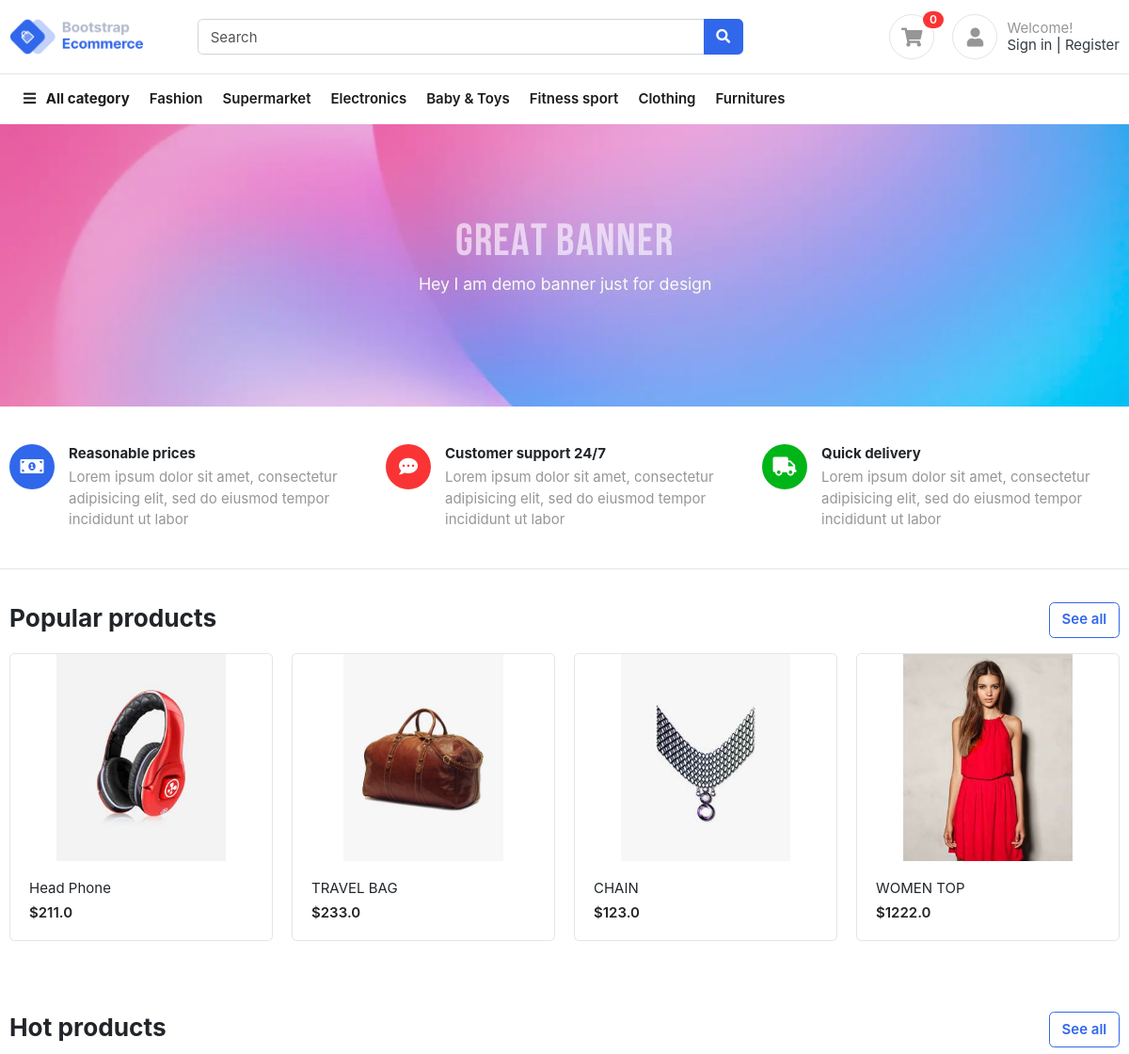
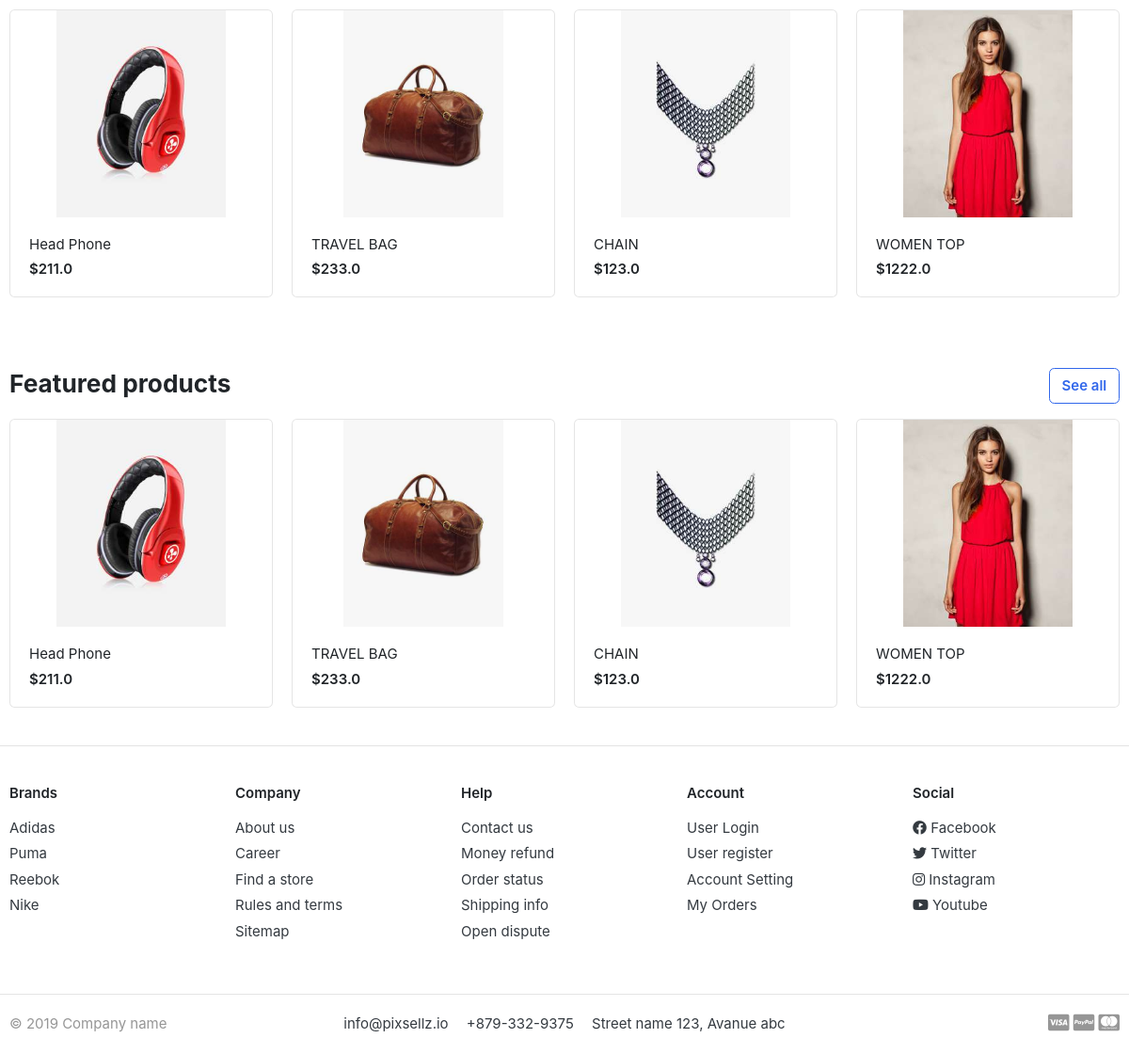
The page / on the database its author committed (2 pictures, top to bottom).
### product/models.py (models this page shows, shortened)
class Products(models.Model):
    name = models.CharField(max_length=500, verbose_name='Heading')
    slug = models.SlugField(
        max_length=1000, unique=True, null=True, blank=True)
    date = models.DateField(verbose_name="Date")
    category = TreeManyToManyField(Section, related_name='products')
    specification = RichTextField(verbose_name='spacification for a product')
    product_no = models.CharField(verbose_name='prodcut no', max_length=50)
    Note = models.TextField(max_length=500, verbose_name='Any Notes')
    Features = RichTextField(verbose_name='features of products', null=True, blank=True)
    url = models.CharField(verbose_name='working of this Products video url ', max_length=1000, null=True, blank=True)
    content = RichTextField(verbose_name='Content')
    dummy_price = models.FloatField(null=True, blank=True)
    price = models.FloatField(default=0.0)
    weight = models.FloatField(default=0.0, verbose_name="Weight in grams")
    meta_keywords = models.TextField(
        verbose_name="Meta Keywords", null=True, blank=True)
    meta_description = models.TextField(
        verbose_name="Meta Description", null=True, blank=True)
    count = models.IntegerField()
    is_slide = models.BooleanField(
        default=False, verbose_name="Show in slider ?")
    image_slider = ImageSpecField(source='image',
                                  processors=[ResizeToFill(262, 220)],
                                  format='JPEG',
                                  options={'quality': 60})
    image = ProcessedImageField(upload_to='images/products',
                                format='JPEG',
                                          options={'quality': 60}, verbose_name="Image (220px X 270px)")
    tax_included = models.BooleanField(default=True)
    service_tax = models.FloatField(
        default=0.0, verbose_name="Service tax(mention in  percetage)")
    sales_tax = models.FloatField(
        default=0.0, verbose_name="Sales tax(mention in  percetage)")
    vat = models.FloatField(
        default=0.0, verbose_name="Value Added Tax(mention in  percetage)")
    cess = models.FloatField(
        default=0.0, verbose_name="Cess Tax(mention in percetage)")
    cst = models.FloatField(
        default=0.0, verbose_name="Central Sales Tax(mention in  percetage)")
    is_featured = models.BooleanField(default=False)
    is_hot = models.BooleanField(default=False)
    active = models.BooleanField(default=True, verbose_name="Active or Not")
    image_thumbnail = ImageSpecField(source='image',
                                     processors=[ResizeToFill(233, 233)],
                                     format='JPEG',
                                     options={'quality': 60})
    image_thumbnail2 = ImageSpecField(source='image',
                                      processors=[ResizeToFill(60, 60)],
                                      format='JPEG',
                                      options={'quality': 60})
    def short_image(self):
        if self.image_thumbnail:
            return u'<img src="%s" />' % self.image_thumbnail.url
    short_image.short_description = 'Thumbnail'
    short_image.allow_tags = True
    class Meta:
        verbose_name = ("Product")
        verbose_name_plural = ("Products")

### home/views.py (the view)
# urls.py: path('', include('home.urls')),
def home(request):
    latest_products = Products.objects.order_by('-date')[:8]
    hot_products = Products.objects.filter(is_hot=True).order_by('-date')[:8]
    featured_products = Products.objects.filter(is_featured=True).order_by('-date')[:8]
    return render(
        request, 'home/home.html',
        {
            'lp': latest_products,
            'hp': hot_products,
            'fp': featured_products })

### home/models.py (called while the page is built)
    def get_logo(self):
        if not self.logo:
            return "/static/site_config/no_image.jpeg"
        return  self.logo.url

    def get_favicon(self):
        if not self.fav_icon:
            return "/static/site_config/favicon.png"
        return self.fav_icon.url

### templates/home/home.html (shortened to what this page needs)
{% extends 'base.html' %}
{% load static %}
{% load base %}
{% block maincontent %}
<section class="section-intro">
   <div class="intro-banner-wrap">
      <img src="images/banners/1.jpg" class="w-100 img-fluid">
   </div>
</section>
<section class="section-specials padding-y border-bottom">
   <div class="container">
      <div class="row">
         <div class="col-md-4">
            <figure class="itemside">
               <div class="aside">
                  <span class="icon-sm rounded-circle bg-primary">
                  <i class="fa fa-money-bill-alt white"></i>
                  </span>
               </div>
               <figcaption class="info">
                  <h6 class="title">Reasonable prices</h6>
                  <p class="text-muted">Lorem ipsum dolor sit amet, consectetur adipisicing elit, sed do eiusmod
                     tempor incididunt ut labor
                  </p>
               </figcaption>
            </figure>
         </div>
         <div class="col-md-4">
            <figure class="itemside">
               <div class="aside">
                  <span class="icon-sm rounded-circle bg-danger">
                  <i class="fa fa-comment-dots white"></i>
                  </span>
               </div>
               <figcaption class="info">
                  <h6 class="title">Customer support 24/7 </h6>
                  <p class="text-muted">Lorem ipsum dolor sit amet, consectetur adipisicing elit, sed do eiusmod
                     tempor incididunt ut labor
                  </p>
               </figcaption>
            </figure>
         </div>
         <div class="col-md-4">
            <figure class="itemside">
               <div class="aside">
                  <span class="icon-sm rounded-circle bg-success">
                  <i class="fa fa-truck white"></i>
                  </span>
               </div>
               <figcaption class="info">
                  <h6 class="title">Quick delivery</h6>
                  <p class="text-muted">Lorem ipsum dolor sit amet, consectetur adipisicing elit, sed do eiusmod
                     tempor incididunt ut labor
                  </p>
               </figcaption>
            </figure>
         </div>
      </div>
   </div>
</section>
<section class="section-name  padding-y-sm">
   <div class="container">
      <header class="section-heading">
         <a href="page-index-3.html#" class="btn btn-outline-primary float-right">See all</a>
         <h3 class="section-title">Popular products</h3>
      </header>
      <div class="row">
         {% for latest_p in lp %}
            <div class="col-md-3">
               <div href="#" class="card card-product-grid">
                  <a href="page-index-3.html#" class="img-wrap"> <img src="{{latest_p.image.url }}"> </a>
                  <figcaption class="info-wrap">
                     <a href="page-index-3.html#" class="title">{{latest_p.name}}</a>
                     <div class="price mt-1">${{latest_p.price}}</div>
                  </figcaption>
               </div>
            </div>
         {% endfor %}
      </div>
   </div>
</section>
<section class="section-name  padding-y-sm">
   <div class="container">
      <header class="section-heading">
         <a href="page-index-3.html#" class="btn btn-outline-primary float-right">See all</a>
         <h3 class="section-title">Hot products</h3>
      </header>
      <div class="row">
         {% for latest_p in lp %}
            <div class="col-md-3">
               <div href="#" class="card card-product-grid">
                  <a href="page-index-3.html#" class="img-wrap"> <img src="{{latest_p.image.url }}"> </a>
                  <figcaption class="info-wrap">
                     <a href="page-index-3.html#" class="title">{{latest_p.name}}</a>
                     <div class="price mt-1">${{latest_p.price}}</div>
                  </figcaption>
               </div>
            </div>
         {% endfor %}
      </div>
   </div>
</section>
<section class="section-name  padding-y-sm">
   <div class="container">
      <header class="section-heading">
         <a href="page-index-3.html#" class="btn btn-outline-primary float-right">See all</a>
         <h3 class="section-title">Featured products</h3>
      </header>
      <div class="row">
         {% for latest_p in lp %}
            <div class="col-md-3">
               <div href="#" class="card card-product-grid">
                  <a href="page-index-3.html#" class="img-wrap"> <img src="{{latest_p.image.url }}"> </a>
                  <figcaption class="info-wrap">
                     <a href="page-index-3.html#" class="title">{{latest_p.name}}</a>
                     <div class="price mt-1">${{latest_p.price}}</div>
                  </figcaption>
               </div>
            </div>
         {% endfor %}
      </div>
   </div>
</section>
{% endblock maincontent %}

### static/css/ui.css (style rules this page uses)
html { font-family: 'Inter', sans-serif; font-size: 15px; }
.img-wrap { text-align: center; display: block; }
.img-wrap img { max-width: 100%; }
.icon-xs, .icon-sm, .icon-md, .icon-lg { display: inline-block; text-align: center; -ms-flex-negative: 0; flex-shrink: 0; -webkit-box-flex: 0; -ms-flex-positive: 0; flex-grow: 0; }
.icon-sm { width: 48px; height: 48px; line-height: 48px !important; font-size: 20px; }
.padding-y { padding-top: 40px; padding-bottom: 40px; }
.padding-y-sm { padding-top: 20px; padding-bottom: 20px; }
figure { margin-bottom: 0; }
.section-heading { margin-bottom: 20px; margin-top: 15px; }
.section-title { color: #212529; }
.white { color: #fff; }
p:last-child { margin-bottom: 0; }
.itemside { position: relative; display: -webkit-box; display: -ms-flexbox; display: flex; width: 100%; }
.itemside .aside { position: relative; -ms-flex-negative: 0; flex-shrink: 0; }
.itemside .info { padding-left: 15px; padding-right: 7px; }
.itemside p { margin-bottom: 0; }
.itemside .title { display: block; margin-bottom: 5px; color: #212529; }
[class*='card-product'] a.title { color: #212529; display: block; }
[class*='card-product'] .img-wrap { overflow: hidden; position: relative; }
[class*='card-product'] .img-wrap img { height: 100%; max-width: 100%; width: auto; display: inline-block; -o-object-fit: cover; object-fit: cover; }
.card-product-grid { margin-bottom: 20px; }
.card-product-grid .img-wrap { border-radius: 0.2rem 0.2rem 0 0; height: 220px; }
.card-product-grid .info-wrap { overflow: hidden; padding: 18px 20px; }
.card .img-wrap { overflow: hidden; }
.price { font-weight: 600; color: #212529; }

### rows shown on the page
Products: image (picture), name "Head Phone", price "211.0"
Products: image (picture), name "TRAVEL BAG", price "233.0"
Products: image (picture), name "CHAIN", price "123.0"
Products: image (picture), name "WOMEN TOP", price "1222.0"
